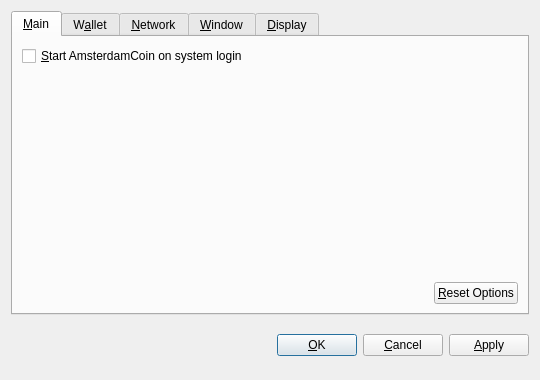
<?xml version="1.0" encoding="UTF-8"?>
<ui version="4.0">
 <class>OptionsDialog</class>
 <widget class="QDialog" name="OptionsDialog">
  <property name="geometry">
   <rect>
    <x>0</x>
    <y>0</y>
    <width>540</width>
    <height>380</height>
   </rect>
  </property>
  <property name="windowTitle">
   <string>Options</string>
  </property>
  <property name="modal">
   <bool>true</bool>
  </property>
  <layout class="QVBoxLayout" name="verticalLayout">
   <item>
    <widget class="QTabWidget" name="tabWidget">
     <property name="tabPosition">
      <enum>QTabWidget::North</enum>
     </property>
     <property name="currentIndex">
      <number>0</number>
     </property>
     <widget class="QWidget" name="tabMain">
      <attribute name="title">
       <string>&amp;Main</string>
      </attribute>
      <layout class="QVBoxLayout" name="verticalLayout_Main">
       <item>
        <widget class="QCheckBox" name="bitcoinAtStartup">
         <property name="toolTip">
          <string>Automatically start AmsterdamCoin after logging in to the system.</string>
         </property>
         <property name="text">
          <string>&amp;Start AmsterdamCoin on system login</string>
         </property>
        </widget>
       </item>
       <item>
        <spacer name="verticalSpacer_Main">
         <property name="orientation">
          <enum>Qt::Vertical</enum>
         </property>
         <property name="sizeHint" stdset="0">
          <size>
           <width>20</width>
           <height>40</height>
          </size>
         </property>
        </spacer>
       </item>
       <item>
        <layout class="QHBoxLayout" name="horizontalLayout_2_Main">
         <item>
          <spacer name="horizontalSpacer_2_Main">
           <property name="orientation">
            <enum>Qt::Horizontal</enum>
           </property>
           <property name="sizeHint" stdset="0">
            <size>
             <width>40</width>
             <height>20</height>
            </size>
           </property>
          </spacer>
         </item>
         <item>
          <widget class="QPushButton" name="resetButton">
           <property name="toolTip">
            <string>Reset all client options to default.</string>
           </property>
           <property name="text">
            <string>&amp;Reset Options</string>
           </property>
           <property name="autoDefault">
            <bool>false</bool>
           </property>
          </widget>
         </item>
        </layout>
       </item>
      </layout>
     </widget>
     <widget class="QWidget" name="tabWallet">
      <attribute name="title">
       <string>W&amp;allet</string>
      </attribute>
      <layout class="QVBoxLayout" name="verticalLayout_Network">
       <item>
        <widget class="QLabel" name="transactionFeeInfoLabel">
         <property name="text">
          <string>Optional transaction fee per kB that helps make sure your transactions are processed quickly. Most transactions are 1 kB.</string>
         </property>
         <property name="textFormat">
          <enum>Qt::PlainText</enum>
         </property>
         <property name="wordWrap">
          <bool>true</bool>
         </property>
        </widget>
       </item>
       <item>
        <layout class="QHBoxLayout" name="horizontalLayout_1_Main">
         <item>
          <widget class="QLabel" name="transactionFeeLabel">
           <property name="text">
            <string>Pay transaction &amp;fee</string>
           </property>
           <property name="textFormat">
            <enum>Qt::PlainText</enum>
           </property>
           <property name="buddy">
            <cstring>transactionFee</cstring>
           </property>
          </widget>
         </item>
         <item>
          <widget class="BitcoinAmountField" name="transactionFee"/>
         </item>
         <item>
          <spacer name="horizontalSpacer_1_Main">
           <property name="orientation">
            <enum>Qt::Horizontal</enum>
           </property>
           <property name="sizeHint" stdset="0">
            <size>
             <width>40</width>
             <height>20</height>
            </size>
           </property>
          </spacer>
         </item>
        </layout>
       </item>
       <item>
        <widget class="QLabel" name="label">
         <property name="text">
          <string>If you disable the spending of unconfirmed change, the change from a transaction cannot be used until that transaction has at least one confirmation. This also affects how your balance is computed.</string>
         </property>
         <property name="wordWrap">
          <bool>true</bool>
         </property>
        </widget>
       </item>
       <item>
        <widget class="QCheckBox" name="spendZeroConfChange">
         <property name="text">
          <string>Spend unconfirmed change  (experts only)</string>
         </property>
        </widget>
       </item>
       <item>
        <spacer name="verticalSpacer">
         <property name="orientation">
          <enum>Qt::Vertical</enum>
         </property>
         <property name="sizeHint" stdset="0">
          <size>
           <width>20</width>
           <height>40</height>
          </size>
         </property>
        </spacer>
       </item>
      </layout>
     </widget>
     <widget class="QWidget" name="tabNetwork">
      <attribute name="title">
       <string>&amp;Network</string>
      </attribute>
      <layout class="QVBoxLayout" name="verticalLayout_Network">
       <item>
        <widget class="QCheckBox" name="mapPortUpnp">
         <property name="toolTip">
          <string>Automatically open the AmsterdamCoin client port on the router. This only works when your router supports UPnP and it is enabled.</string>
         </property>
         <property name="text">
          <string>Map port using &amp;UPnP</string>
         </property>
        </widget>
       </item>
       <item>
        <widget class="QCheckBox" name="connectSocks">
         <property name="toolTip">
          <string>Connect to the AmsterdamCoin network through a SOCKS proxy (e.g. when connecting through Tor).</string>
         </property>
         <property name="text">
          <string>&amp;Connect through SOCKS proxy:</string>
         </property>
        </widget>
       </item>
       <item>
        <layout class="QHBoxLayout" name="horizontalLayout_Network">
         <item>
          <widget class="QLabel" name="proxyIpLabel">
           <property name="text">
            <string>Proxy &amp;IP:</string>
           </property>
           <property name="textFormat">
            <enum>Qt::PlainText</enum>
           </property>
           <property name="buddy">
            <cstring>proxyIp</cstring>
           </property>
          </widget>
         </item>
         <item>
          <widget class="QValidatedLineEdit" name="proxyIp">
           <property name="maximumSize">
            <size>
             <width>140</width>
             <height>16777215</height>
            </size>
           </property>
           <property name="toolTip">
            <string>IP address of the proxy (e.g. 127.0.0.1)</string>
           </property>
          </widget>
         </item>
         <item>
          <widget class="QLabel" name="proxyPortLabel">
           <property name="text">
            <string>&amp;Port:</string>
           </property>
           <property name="textFormat">
            <enum>Qt::PlainText</enum>
           </property>
           <property name="buddy">
            <cstring>proxyPort</cstring>
           </property>
          </widget>
         </item>
         <item>
          <widget class="QLineEdit" name="proxyPort">
           <property name="maximumSize">
            <size>
             <width>55</width>
             <height>16777215</height>
            </size>
           </property>
           <property name="toolTip">
            <string>Port of the proxy (e.g. 9050)</string>
           </property>
          </widget>
         </item>
         <item>
          <widget class="QLabel" name="socksVersionLabel">
           <property name="text">
            <string>SOCKS &amp;Version:</string>
           </property>
           <property name="textFormat">
            <enum>Qt::PlainText</enum>
           </property>
           <property name="buddy">
            <cstring>socksVersion</cstring>
           </property>
          </widget>
         </item>
         <item>
          <widget class="QValueComboBox" name="socksVersion">
           <property name="toolTip">
            <string>SOCKS version of the proxy (e.g. 5)</string>
           </property>
          </widget>
         </item>
         <item>
          <spacer name="horizontalSpacer_Network">
           <property name="orientation">
            <enum>Qt::Horizontal</enum>
           </property>
           <property name="sizeHint" stdset="0">
            <size>
             <width>40</width>
             <height>20</height>
            </size>
           </property>
          </spacer>
         </item>
        </layout>
       </item>
       <item>
        <spacer name="verticalSpacer_Network">
         <property name="orientation">
          <enum>Qt::Vertical</enum>
         </property>
         <property name="sizeHint" stdset="0">
          <size>
           <width>20</width>
           <height>40</height>
          </size>
         </property>
        </spacer>
       </item>
      </layout>
     </widget>
     <widget class="QWidget" name="tabWindow">
      <attribute name="title">
       <string>&amp;Window</string>
      </attribute>
      <layout class="QVBoxLayout" name="verticalLayout_Window">
       <item>
        <widget class="QCheckBox" name="minimizeToTray">
         <property name="toolTip">
          <string>Show only a tray icon after minimizing the window.</string>
         </property>
         <property name="text">
          <string>&amp;Minimize to the tray instead of the taskbar</string>
         </property>
        </widget>
       </item>
       <item>
        <widget class="QCheckBox" name="minimizeOnClose">
         <property name="toolTip">
          <string>Minimize instead of exit the application when the window is closed. When this option is enabled, the application will be closed only after selecting Quit in the menu.</string>
         </property>
         <property name="text">
          <string>M&amp;inimize on close</string>
         </property>
        </widget>
       </item>
       <item>
        <spacer name="verticalSpacer_Window">
         <property name="orientation">
          <enum>Qt::Vertical</enum>
         </property>
         <property name="sizeHint" stdset="0">
          <size>
           <width>20</width>
           <height>40</height>
          </size>
         </property>
        </spacer>
       </item>
      </layout>
     </widget>
     <widget class="QWidget" name="tabDisplay">
      <attribute name="title">
       <string>&amp;Display</string>
      </attribute>
      <layout class="QVBoxLayout" name="verticalLayout_Display">
       <item>
        <layout class="QHBoxLayout" name="horizontalLayout_1_Display">
         <item>
          <widget class="QLabel" name="langLabel">
           <property name="text">
            <string>User Interface &amp;language:</string>
           </property>
           <property name="textFormat">
            <enum>Qt::PlainText</enum>
           </property>
           <property name="buddy">
            <cstring>lang</cstring>
           </property>
          </widget>
         </item>
         <item>
          <widget class="QValueComboBox" name="lang">
           <property name="toolTip">
            <string>The user interface language can be set here. This setting will take effect after restarting AmsterdamCoin.</string>
           </property>
          </widget>
         </item>
        </layout>
       </item>
       <item>
        <layout class="QHBoxLayout" name="horizontalLayout_2_Display">
         <item>
          <widget class="QLabel" name="unitLabel">
           <property name="text">
            <string>&amp;Unit to show amounts in:</string>
           </property>
           <property name="textFormat">
            <enum>Qt::PlainText</enum>
           </property>
           <property name="buddy">
            <cstring>unit</cstring>
           </property>
          </widget>
         </item>
         <item>
          <widget class="QValueComboBox" name="unit">
           <property name="toolTip">
            <string>Choose the default subdivision unit to show in the interface and when sending coins.</string>
           </property>
          </widget>
         </item>
        </layout>
       </item>
       <item>
        <widget class="QCheckBox" name="displayAddresses">
         <property name="toolTip">
          <string>Whether to show AmsterdamCoin addresses in the transaction list or not.</string>
         </property>
         <property name="text">
          <string>&amp;Display addresses in transaction list</string>
         </property>
        </widget>
       </item>
       <item>
        <widget class="QCheckBox" name="coinControlFeatures">
         <property name="toolTip">
          <string>Whether to show coin control features or not.</string>
         </property>
         <property name="text">
          <string>Display coin &amp;control features (experts only!)</string>
         </property>
        </widget>
       </item>
       <item>
        <spacer name="verticalSpacer_Display">
         <property name="orientation">
          <enum>Qt::Vertical</enum>
         </property>
         <property name="sizeHint" stdset="0">
          <size>
           <width>20</width>
           <height>40</height>
          </size>
         </property>
        </spacer>
       </item>
      </layout>
     </widget>
    </widget>
   </item>
   <item>
    <layout class="QHBoxLayout" name="horizontalLayout_Buttons">
     <item>
      <spacer name="horizontalSpacer_1">
       <property name="orientation">
        <enum>Qt::Horizontal</enum>
       </property>
       <property name="sizeHint" stdset="0">
        <size>
         <width>40</width>
         <height>48</height>
        </size>
       </property>
      </spacer>
     </item>
     <item>
      <widget class="QLabel" name="statusLabel">
       <property name="font">
        <font>
         <weight>75</weight>
         <bold>true</bold>
        </font>
       </property>
       <property name="text">
        <string/>
       </property>
       <property name="textFormat">
        <enum>Qt::PlainText</enum>
       </property>
       <property name="wordWrap">
        <bool>true</bool>
       </property>
      </widget>
     </item>
     <item>
      <spacer name="horizontalSpacer_2">
       <property name="orientation">
        <enum>Qt::Horizontal</enum>
       </property>
       <property name="sizeHint" stdset="0">
        <size>
         <width>40</width>
         <height>48</height>
        </size>
       </property>
      </spacer>
     </item>
     <item>
      <widget class="QPushButton" name="okButton">
       <property name="text">
        <string>&amp;OK</string>
       </property>
      </widget>
     </item>
     <item>
      <widget class="QPushButton" name="cancelButton">
       <property name="text">
        <string>&amp;Cancel</string>
       </property>
       <property name="autoDefault">
        <bool>false</bool>
       </property>
      </widget>
     </item>
     <item>
      <widget class="QPushButton" name="applyButton">
       <property name="text">
        <string>&amp;Apply</string>
       </property>
       <property name="autoDefault">
        <bool>false</bool>
       </property>
      </widget>
     </item>
    </layout>
   </item>
  </layout>
 </widget>
 <customwidgets>
  <customwidget>
   <class>BitcoinAmountField</class>
   <extends>QSpinBox</extends>
   <header>bitcoinamountfield.h</header>
  </customwidget>
  <customwidget>
   <class>QValueComboBox</class>
   <extends>QComboBox</extends>
   <header>qvaluecombobox.h</header>
  </customwidget>
  <customwidget>
   <class>QValidatedLineEdit</class>
   <extends>QLineEdit</extends>
   <header>qvalidatedlineedit.h</header>
  </customwidget>
 </customwidgets>
 <resources/>
 <connections/>
</ui>
